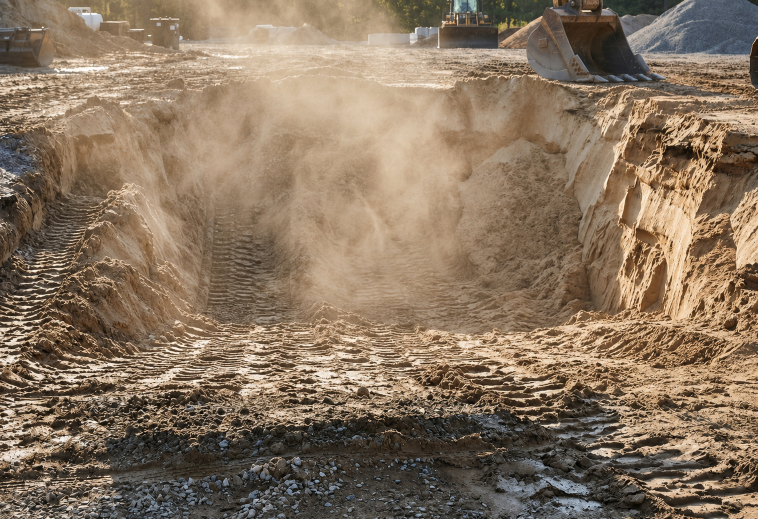
#> input picture archive/msp_render_pipeline/renderings/env_excavationPit-sunlit.png, 1515 x 1038 px (shown at 1/2 size)
$ python composite_worker.py archive/msp_render_pipeline/renderings/env_excavationPit-sunlit.png archive/msp_render_pipeline/renderings/env_excavationPit-sunlit.png archive/msp_render_pipeline/renderings/env_excavationPit-sunlit.png
#> lines starting #> are read from the running program, lines starting #| are printed output that depends on the picture; after the words box and inside, x2 and y2 are one past the last pixel; in counts of white or black regions, pixels touching at a corner belong together
"""
Zero-Loss Product Compositor and Grounding Engine for Myers-Seth Pumps.

Takes a transparent-film Cycles render (the "beauty" pass) and seats it on a
photographic background plate with a synthesized ground contact shadow, while
guaranteeing that not one machine pixel is altered in the process.

The render is never resampled: the plate is scaled and cropped to the render's
canvas, not the other way around.
"""

import os
from typing import Optional, Tuple, Dict, Any, Sequence
import numpy as np
from PIL import Image, ImageFilter, ImageOps


# Every measured product coverage sits near 0.42 (0.4197-0.4442 across a full
# orbit, video-pipeline-brief.md sections 6.2 and 11), so 0.90 cannot fire on a
# legitimate product matte; it fires when the matte has stopped describing the
# product - the signature of an opaque in-scene floor leaking into the beauty
# alpha that write_matte_pass reads.
MATTE_COVERAGE_CEILING = 0.90

# The floor mode's composite label: the beauty pass already contains the
# rendered environment, so the finishing step seats nothing and pastes nothing.
FLOOR_COMPOSITE_MODE = "rendered_floor"


# [71 lines left out: functions floor_mode, validate_floor_config, not called in this run]


class MSPCompositor:
    """
    Composites CAD renders and studio photos onto real-world backgrounds
    with authentic contact shadows and ambient occlusion.
    """

    @staticmethod
    def _mask_bounds(mask: Image.Image) -> Tuple[int, int, int, int]:
        """Returns (left, top, right, bottom) of the opaque product silhouette."""
        bbox = mask.point(lambda px: 255 if px > 8 else 0).getbbox()
        if bbox is None:
            raise ValueError(
                "The product image is fully transparent - there is nothing to "
                "composite. Check that the render actually produced geometry.")
        return bbox

    # [8 lines left out: function _footprint_bbox, not called in this run]

    @classmethod
    def create_contact_shadow(
        cls,
        alpha_mask: Image.Image,
        shadow_opacity: float = 0.85,
        penumbra_blur: float = 16.0,
        contact_blur: float = 3.5,
        y_offset_px: int = 4,
        sun_direction: str = "top_left",
    ) -> Image.Image:
        """
        Synthesizes dual-tier photorealistic grounding:
        1. Core Contact AO: tight, dark contact line directly under the skid feet.
        2. Directional Penumbra: soft falloff cast along the ground plane.

        Both tiers are anchored to the *measured* bottom of the silhouette rather
        than a fixed fraction of the canvas, so the shadow follows the machine
        wherever the camera framing puts it.
        """
        w, h = alpha_mask.size
        mask_np = np.array(alpha_mask)
        left, top, right, bottom = cls._mask_bounds(alpha_mask)
        product_h = max(1, bottom - top)

        # --- 1. TIGHT CONTACT AO -------------------------------------------------
        # Take the bottom 14% of the machine (the skid rails and feet) and squash
        # it into a thin dark band sitting exactly at the contact line.
        contact_top = max(top, bottom - int(product_h * 0.14))
        contact_np = np.zeros_like(mask_np)
        contact_np[contact_top:bottom, :] = mask_np[contact_top:bottom, :]

        ao_h = max(4, int(product_h * 0.055))
        ao_squashed = Image.fromarray(contact_np).resize((w, ao_h), Image.Resampling.BILINEAR)
        ao_canvas = Image.new("L", (w, h), 0)
        ao_canvas.paste(ao_squashed, (0, min(h - ao_h, bottom - ao_h // 2 + y_offset_px)))
        core_ao = ao_canvas.filter(ImageFilter.GaussianBlur(radius=contact_blur))

        # --- 2. DIRECTIONAL PENUMBRA --------------------------------------------
        # The lower 35% of the machine, faded in from the top so the cast shadow
        # dissolves rather than starting with a hard edge.
        pen_top = max(top, bottom - int(product_h * 0.35))
        pen_np = np.zeros_like(mask_np)
        pen_np[pen_top:bottom, :] = mask_np[pen_top:bottom, :]
        fade_rows = max(1, (bottom - pen_top) // 2)
        for i in range(fade_rows):
            y = pen_top + i
            pen_np[y, :] = (pen_np[y, :] * (i / fade_rows)).astype(np.uint8)

        pen_h = max(12, int(product_h * 0.20))
        pen_squashed = Image.fromarray(pen_np).resize((w, pen_h), Image.Resampling.BILINEAR)
        x_shift = int(w * 0.06) if sun_direction == "top_left" else int(-w * 0.06)
        pen_canvas = Image.new("L", (w, h), 0)
        pen_canvas.paste(pen_squashed, (x_shift, min(h - pen_h, bottom - pen_h // 3 + y_offset_px)))
        soft_penumbra = pen_canvas.filter(ImageFilter.GaussianBlur(radius=penumbra_blur))

        combined = Image.blend(soft_penumbra, core_ao, 0.5)
        # Non-linear curve: the contact line goes dark, the edges feather out.
        return Image.eval(combined, lambda px: int(min(255, px * 1.4) * shadow_opacity))

    @staticmethod
    def _place_product(
        prod_img: Image.Image,
        canvas_size: Tuple[int, int],
        scale: float,
        offset_px: Sequence[int],
    ) -> Image.Image:
        """Scales and offsets the product on a transparent canvas of canvas_size."""
        if scale == 1.0 and tuple(offset_px) == (0, 0) and prod_img.size == canvas_size:
            return prod_img
        w, h = canvas_size
        scaled = prod_img
        if scale != 1.0:
            scaled = prod_img.resize(
                (max(1, int(prod_img.width * scale)), max(1, int(prod_img.height * scale))),
                Image.Resampling.LANCZOS)
        canvas = Image.new("RGBA", (w, h), (0, 0, 0, 0))
        x = (w - scaled.width) // 2 + int(offset_px[0])
        y = (h - scaled.height) // 2 + int(offset_px[1])
        # paste() accepts negative coordinates and clips for us; alpha_composite()
        # does not, and a machine pushed partly off-canvas is a legitimate framing.
        canvas.paste(scaled, (x, y), scaled)
        return canvas

    @staticmethod
    def _save_robustly(image: Image.Image, output_image_path: str) -> str:
        """
        Writes the finished image, surviving a viewer holding the old one open.

        On Windows, re-running a job while the previous result is still open in
        Photos makes a plain save fail with EINVAL - which is exactly what
        happens when you run a demo step twice. Writing to a sibling temp file
        and renaming over the target succeeds even against an open viewer; if
        the rename is refused too, fall back to a numbered filename rather than
        losing a render that has already been paid for in GPU time.
        """
        out_path = os.path.abspath(output_image_path)
        out_dir = os.path.dirname(out_path)
        os.makedirs(out_dir, exist_ok=True)

        tmp_path = out_path + ".tmp.png"
        image.save(tmp_path, "PNG")
        try:
            os.replace(tmp_path, out_path)
            return out_path
        except OSError:
            stem, ext = os.path.splitext(out_path)
            for n in range(1, 100):
                alt = f"{stem}_{n:02d}{ext}"
                if not os.path.exists(alt):
                    os.replace(tmp_path, alt)
                    print(f"  ! {os.path.basename(out_path)} is open in another "
                          f"program; wrote {os.path.basename(alt)} instead.")
                    return alt
            os.remove(tmp_path)
            raise

    # [206 lines left out: functions apply_lens_pass, composite_rendered_floor_asset, not called in this run]

    @classmethod
    def composite_asset(
        cls,
        product_image_path: str,
        background_image_path: str,
        output_image_path: str,
        mask_image_path: Optional[str] = None,
        shadow_opacity: float = 0.85,
        target_size: Optional[Tuple[int, int]] = None,
        product_scale: float = 1.0,
        product_offset_px: Sequence[int] = (0, 0),
        product_offset_pct: Optional[Sequence[float]] = None,
        sun_direction: str = "top_left",
        lens_vignette: float = 0.0,
        lens_bloom: float = 0.0,
        lens_grain: float = 0.0,
        frame_index: int = 0,
    ) -> Dict[str, Any]:
        """
        Merges product and background while strictly preserving machine pixels.

        target_size defaults to the product render's own resolution so the hero
        render is never resampled; the plate is fitted to it instead.

        product_offset_pct expresses placement as a fraction of the canvas, so a
        composite tuned on a fast 800px preview lands identically on the 1800px
        final. It is added to product_offset_px.

        Integrity is gated three ways and reported, never raised once the image
        is on disk: pixel fidelity of the SAVED file, consistency of a supplied
        mask with the seated product, and a size check on the reloaded output.
        Any gate failing marks the result "failed" - the render itself stays
        saved, because it was already paid for in GPU time.
        """
#> called with shadow_opacity = 0.85, product_scale = 1, product_offset_px = (0, 0), sun_direction = 'top_left', lens_vignette = 0, lens_bloom = 0, lens_grain = 0, frame_index = 0
        if not os.path.exists(product_image_path):
            raise FileNotFoundError(f"Product image not found: {product_image_path}")
        if not os.path.exists(background_image_path):
            raise FileNotFoundError(f"Background plate not found: {background_image_path}")

        prod_img = Image.open(product_image_path).convert("RGBA")
        bg_img = Image.open(background_image_path).convert("RGB")
#> bg_img is the input picture: PIL image 1515x1038 RGB; mean R, G, B 136.5, 116.7, 95.9

        canvas_size = tuple(target_size) if target_size else prod_img.size
        offset = [int(product_offset_px[0]), int(product_offset_px[1])]
        if product_offset_pct:
            offset[0] += int(round(product_offset_pct[0] * canvas_size[0]))
            offset[1] += int(round(product_offset_pct[1] * canvas_size[1]))
        prod_img = cls._place_product(prod_img, canvas_size, product_scale, offset)
        bg_img = ImageOps.fit(bg_img, canvas_size, Image.Resampling.LANCZOS)

        mask_file_supplied = bool(mask_image_path and os.path.exists(mask_image_path))
        if mask_file_supplied:
            mask = Image.open(mask_image_path).convert("L")
            if mask.size != canvas_size:
                mask = ImageOps.fit(mask, canvas_size, Image.Resampling.NEAREST)
            # The mask must ride through the same placement transform as the
            # product: pasting an offset product through an un-offset mask
            # paints the leading edge with the plate and silently drops the
            # trailing strip. An "L" channel cannot be pasted through itself,
            # so carry it in the alpha band and take that channel back out.
            mask_rgba = Image.merge("RGBA", (mask, mask, mask, mask))
            mask = cls._place_product(
                mask_rgba, canvas_size, product_scale, offset).split()[3]
        else:
            mask = prod_img.split()[3]
#> mask: PIL image 1515x1038 L; every value is 255

        contact_shadow = cls.create_contact_shadow(
            mask, shadow_opacity=shadow_opacity, sun_direction=sun_direction)
#> in _mask_bounds, `bbox = mask.point(lambda px: 255 if px > 8 else 0).getbbox()`: bbox = (0, 0, 1515, 1038)
#> in create_contact_shadow, `left, top, right, bottom = cls._mask_bounds(alpha_mask)`: left = 0; right = 1515; bottom = 1038
#> in create_contact_shadow, `contact_top = max(top, bottom - int(product_h * 0.14))`: contact_top = 893
#> in create_contact_shadow, `contact_np[contact_top:bottom, :] = mask_np[contact_top:bottom, :]`:
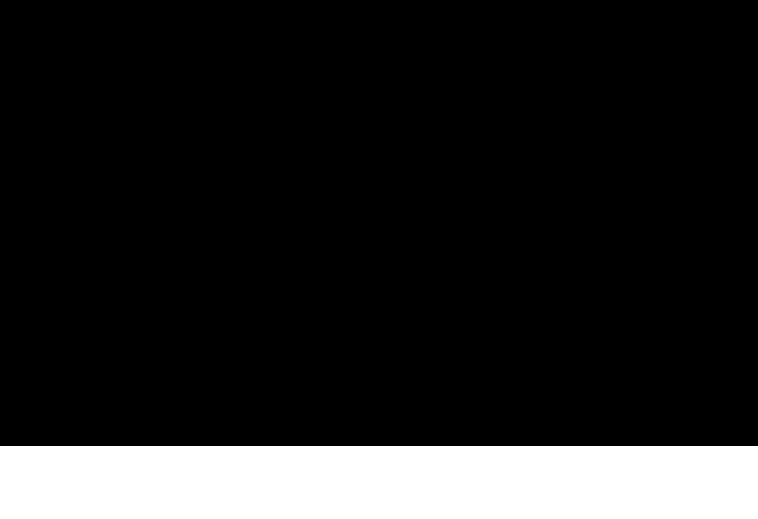
#> contact_np: shape (1038, 1515) (shown at 1/2 size); 14% white; 1 white region, box (x1, y1, x2, y2) and area: (0, 893, 1515, 1038) 219675
#> in create_contact_shadow, `ao_h = max(4, int(product_h * 0.055))`: ao_h = 57
#> in create_contact_shadow, `ao_squashed = Image.fromarray(contact_np).resize((w, ao_h), Image.Resa..`:
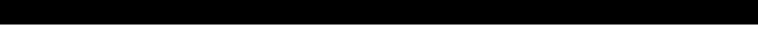
#> ao_squashed: PIL image 1515x57 L (shown at 1/2 size); min 0, max 255, mean 35.6
#> in create_contact_shadow, `ao_canvas.paste(ao_squashed, (0, min(h - ao_h, bottom - ao_h // 2 + y_..`:
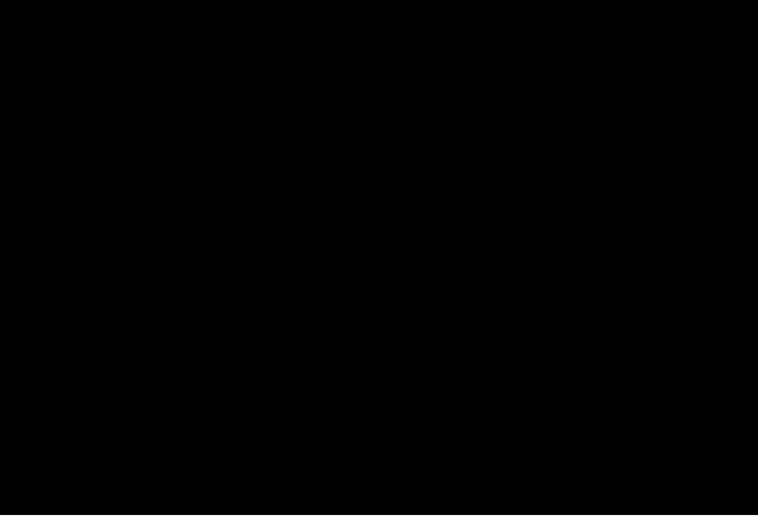
#> ao_canvas: PIL image 1515x1038 L (shown at 1/2 size); min 0, max 255, mean 2
#> in create_contact_shadow, `pen_top = max(top, bottom - int(product_h * 0.35))`: pen_top = 675
#> in create_contact_shadow, `pen_np[pen_top:bottom, :] = mask_np[pen_top:bottom, :]`:
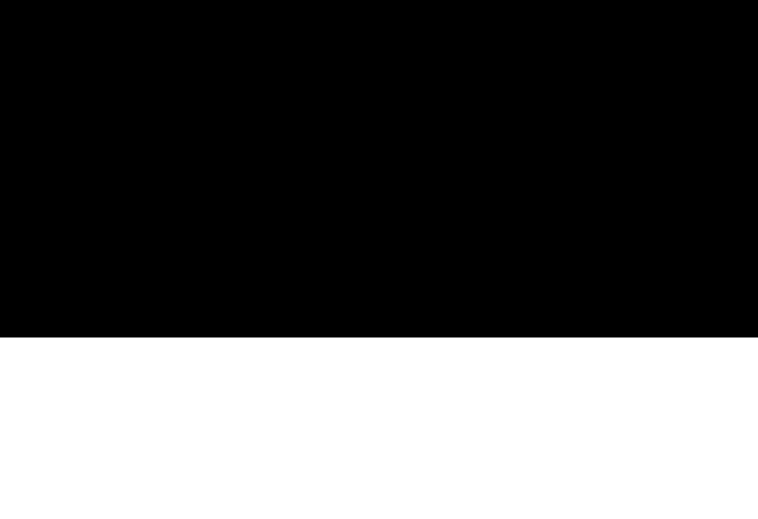
#> pen_np: shape (1038, 1515) (shown at 1/2 size); 35% white; 1 white region, box (x1, y1, x2, y2) and area: (0, 675, 1515, 1038) 549945
#> in create_contact_shadow, `fade_rows = max(1, (bottom - pen_top) // 2)`: fade_rows = 181
#> after the loop in create_contact_shadow, `for i in range(fade_rows):`:
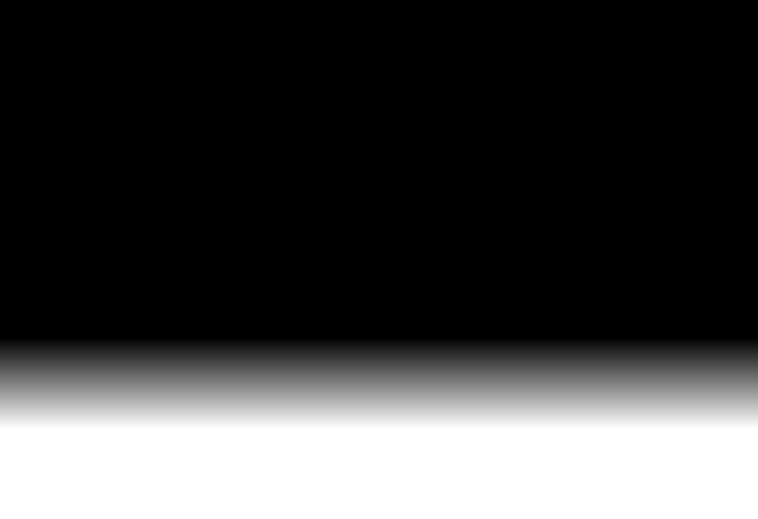
#> pen_np: shape (1038, 1515) (shown at 1/2 size); 17.44% of pixels changed, all inside (x1, y1, x2, y2) = (0, 675, 1515, 856)
#> in create_contact_shadow, `pen_h = max(12, int(product_h * 0.20))`: pen_h = 207
#> in create_contact_shadow, `pen_squashed = Image.fromarray(pen_np).resize((w, pen_h), Image.Resamp..`:
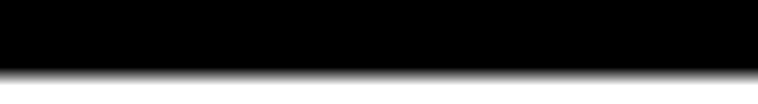
#> pen_squashed: PIL image 1515x207 L (shown at 1/2 size); min 0, max 255, mean 66.7

        # Multiply the shadow into the plate.
        bg_np = np.array(bg_img, dtype=np.float32) / 255.0
        shadow_np = np.array(contact_shadow, dtype=np.float32) / 255.0
        darkened = bg_np * (1.0 - shadow_np[:, :, np.newaxis] * 0.75)
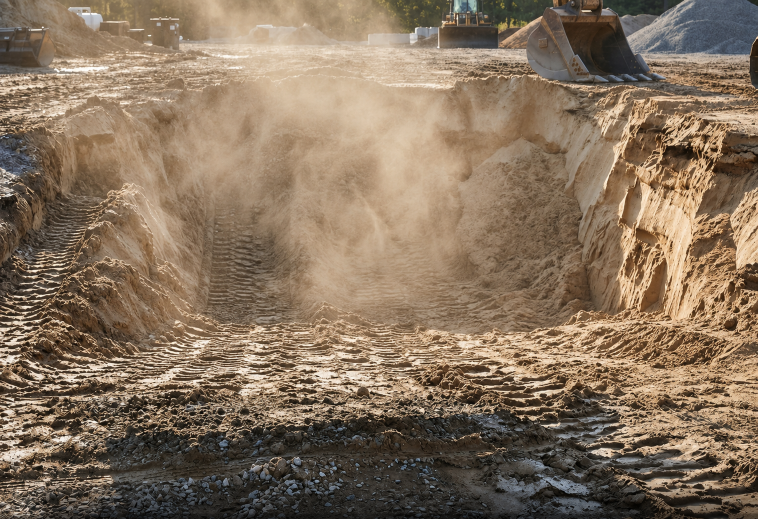
#> darkened: shape (1038, 1515, 3) float32 (shown at 1/2 size); mean R, G, B 0.527, 0.45, 0.369
        shadowed_bg = Image.fromarray(np.clip(darkened * 255.0, 0, 255).astype(np.uint8))

        final_comp = shadowed_bg.copy()
        final_comp.paste(prod_img, (0, 0), mask)

        output_image_path = cls._save_robustly(final_comp, output_image_path)

        # From here on nothing may raise: the render is on disk and paid for,
        # so every gate reports through the result dict instead.

        # --- Product Pixel Integrity Gate, run on the SAVED file ---------------
        # The gate has to inspect the bytes the client will open, not the
        # in-memory composite - a save that silently degrades the file would
        # otherwise sail through a gate run on the pixels we started with.
        # Only fully opaque pixels can be byte-exact: paste() alpha-blends
        # anything below 255, so a partially transparent antialiased edge pixel
        # is *supposed* to pick up the plate behind it. Gating on >250 instead
        # of ==255 reports a false failure on any render that has been rescaled.
        prod_np = np.array(prod_img.convert("RGB"))
        mask_np = np.array(mask)
        mask_binary = mask_np == 255
#> mask_binary: shape (1038, 1515) bool; every value is 1
        coverage = float(mask_binary.mean())
#> coverage = 1
        matte_plausibility_pass = coverage <= MATTE_COVERAGE_CEILING
#> matte_plausibility_pass = False
        fidelity_gate_pass = False
        saved_check_pass = False
        max_diff, mean_diff = 0, 0.0
        try:
            with Image.open(output_image_path) as reloaded_fh:
                reloaded = reloaded_fh.convert("RGB")
            if reloaded.size == final_comp.size:
                reloaded_np = np.array(reloaded)
                if mask_binary.any():
                    diff = np.abs(prod_np[mask_binary].astype(int)
                                  - reloaded_np[mask_binary].astype(int))
                    max_diff, mean_diff = int(np.max(diff)), float(np.mean(diff))
#> max_diff = 0; mean_diff = 0
                    fidelity_gate_pass = max_diff == 0
#> fidelity_gate_pass = True
                # Zero opaque pixels: the gate measured nothing - a failure, not a pass.
            saved_check_pass = fidelity_gate_pass and reloaded.size == final_comp.size
#> saved_check_pass = True
        except Exception:
            # A file that cannot be re-read is a failed check, not a lost render.
            fidelity_gate_pass = saved_check_pass = False

        # --- Mask Consistency Gate ---------------------------------------------
        # A supplied mask that disagrees with the seated product means the paste
        # painted plate pixels onto the machine or dropped a strip of it. The
        # mask went through the exact placement transform, so a matching mask
        # agrees bit for bit; antialiased edges differ legitimately, which is
        # why agreement is measured on binary footprints with tolerance.
        # With no mask file the gate never runs: mask_gate_pass stays None, and
        # only a measured False counts as a failure downstream.
        mask_gate_pass = None
        if mask_file_supplied:
            try:
                prod_alpha = np.array(prod_img.split()[3])

                # [11 lines left out: function footprint_pairing, not called in this run]

                # A raw matte matches the alpha footprint exactly; a binarized
                # matte matches the >=128 footprint; a misregistered mask fails both.
                mask_gate_pass = (footprint_pairing(mask_np > 8, prod_alpha > 8)
                                  or footprint_pairing(mask_np >= 128, prod_alpha >= 128))
            except Exception:
                mask_gate_pass = False

        left, top, right, bottom = cls._mask_bounds(mask)
#> left = 0; top = 0; right = 1515; bottom = 1038
        # None means the mask gate did not run - only a measured False fails.
        gates_ok = (fidelity_gate_pass and mask_gate_pass is not False
                    and saved_check_pass and matte_plausibility_pass)
#> gates_ok = False

        # --- Lens pass: only after the gates ----------------------------------
        # The gates above describe the composite the effects consume; the
        # finished file is the gated bytes plus a pure global transform whose
        # determinism is pinned by tests. All-zero params (the default) leave
        # the gated composite itself as the deliverable, byte for byte, so
        # every accepted digest stays reproducible.
        lens_applied = False
        if any((lens_vignette, lens_bloom, lens_grain)):
            try:
                with Image.open(output_image_path) as base_fh:
                    lens_base = base_fh.convert("RGB")
                lensed = cls.apply_lens_pass(lens_base, vignette=lens_vignette,
                                             bloom=lens_bloom, grain=lens_grain,
                                             frame_index=frame_index)
                output_image_path = cls._save_robustly(lensed, output_image_path)
                lens_applied = True
            except Exception:
                # The gated composite is already the deliverable on disk; a
                # failed finish degrades to it, never to nothing.
                lens_applied = False
        return {
            "output_path": output_image_path,
            "saved_image_path": output_image_path,
            "status": "success" if gates_ok else "failed",
            "fidelity_gate_pass": fidelity_gate_pass,
            "mask_gate_pass": mask_gate_pass,
            "saved_check_pass": saved_check_pass,
            "matte_plausibility_pass": matte_plausibility_pass,
            "max_pixel_drift": max_diff,
            "mean_pixel_drift": mean_diff,
            "dimensions": final_comp.size,
            "product_bbox": (left, top, right, bottom),
            "coverage_pct": round(100.0 * float(mask_binary.mean()), 2),
            "lens_applied": lens_applied,
            "lens": {"vignette": lens_vignette, "bloom": lens_bloom,
                     "grain": lens_grain, "frame_index": frame_index},
        }


if __name__ == "__main__":
    import sys
    if len(sys.argv) >= 4:
        res = MSPCompositor.composite_asset(sys.argv[1], sys.argv[2], sys.argv[3])
#> res = 14 items
        print(f"Compositing completed: {res}")
#> (printed output is left out)
    else:
        print("usage: python composite_worker.py <product.png> <background.png> <output.png>")
